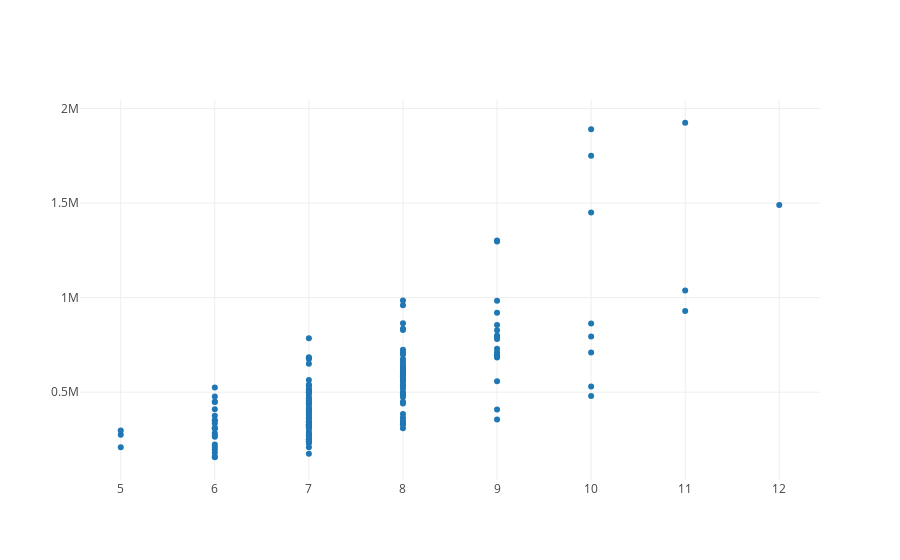

Write notebook code for a chart like this one.
### Code cell
# Solution (Punto 1)
#Generate lo scatter plot delle osservazioni. Notate una relazione tra la variabile esplicativa e la variabile target?

import plotly.offline as py
import plotly.graph_objs as go
py.init_notebook_mode(connected=True)
data=[
    go.Scatter(x=xTrain[:,0],y=yTrain,mode="markers")
]
layout = go.Layout()
fig = go.Figure(data, layout)
py.iplot(fig)

#possiamo notare che all'aumente del grade aumenta anche il prezzo di vendita

### Figure 1 — Plotly figure (JSON) as saved in the notebook; plotly's stock layout.template omitted (floating-point values rounded to 4 significant figures; data arrays with more than 128 entries replaced by an {"elided": "..."} marker saying what was removed)
{"data": [{"mode": "markers", "type": "scatter", "uid": "456330c0-df6a-11e8-8d08-a402b9828abf", "x": {"elided": "151 int values"}, "y": {"elided": "151 int values"}}], "layout": {}}
